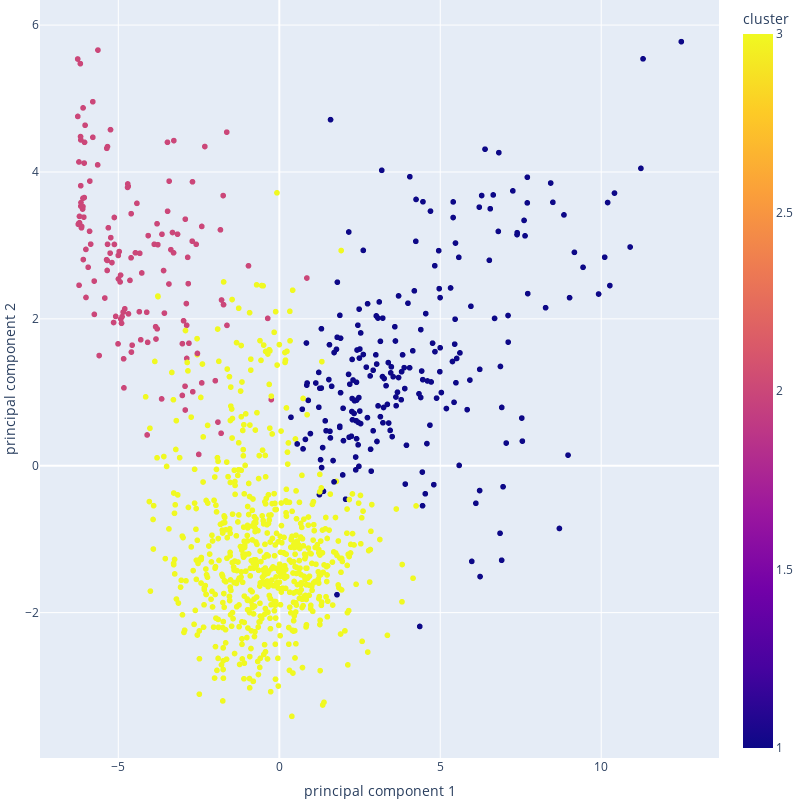

Notebook code cell kept with this figure:
### Code cell
df_hc = main(2)

### Figure 1 — Plotly figure (JSON) as saved in the notebook; plotly's stock layout.template omitted (floating-point values rounded to 4 significant figures; data arrays with more than 128 entries replaced by an {"elided": "..."} marker saying what was removed)
{"data": [{"hovertemplate": "principal component 1=%{x}<br>principal component 2=%{y}<br>cluster=%{marker.color}<extra></extra>", "legendgroup": "", "marker": {"color": {"elided": "1041 int values"}, "coloraxis": "coloraxis", "symbol": "circle"}, "mode": "markers", "name": "", "showlegend": false, "type": "scattergl", "x": {"elided": "1041 float values"}, "xaxis": "x", "y": {"elided": "1041 float values"}, "yaxis": "y"}], "layout": {"coloraxis": {"colorbar": {"title": {"text": "cluster"}}, "colorscale": [[0, "#0d0887"], [0.1111, "#46039f"], [0.2222, "#7201a8"], [0.3333, "#9c179e"], [0.4444, "#bd3786"], [0.5556, "#d8576b"], [0.6667, "#ed7953"], [0.7778, "#fb9f3a"], [0.8889, "#fdca26"], [1, "#f0f921"]]}, "height": 800, "legend": {"tracegroupgap": 0}, "margin": {"b": 0, "l": 0, "r": 0, "t": 0}, "scene": {"xaxis": {"title": {"text": "PCA 1"}}, "yaxis": {"title": {"text": "PCA 2"}}}, "title": {"text": "Clusters"}, "width": 800, "xaxis": {"anchor": "y", "domain": [0, 1], "title": {"text": "principal component 1"}}, "yaxis": {"anchor": "x", "domain": [0, 1], "title": {"text": "principal component 2"}}}}
